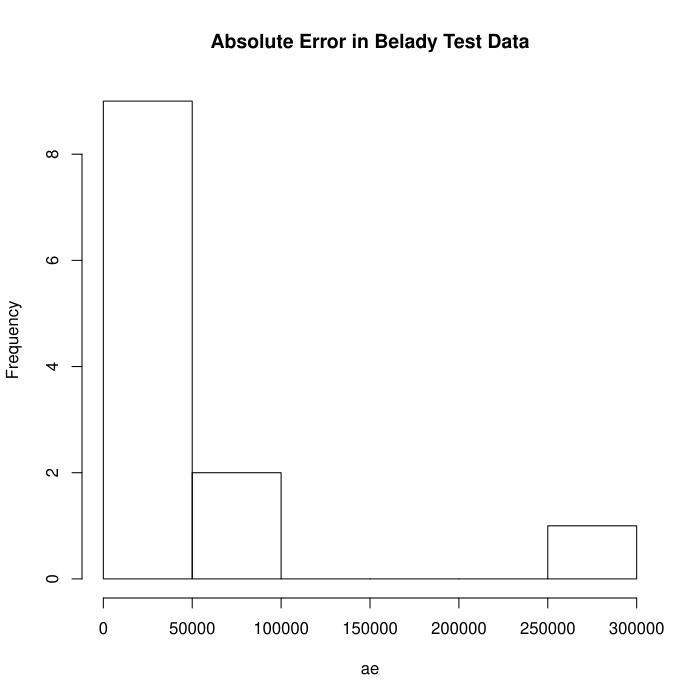

Here is the R script that generated this plot:
library(foreign)
 
gm_mean = function(x, na.rm=TRUE)
{
     exp(sum(log(x[x > 0]), na.rm = na.rm) / length(x))
}
 
## Get data from file.
 
belady <- read.arff("/home/dave/Git/PM/P1/effortEstimation/Belady/belady.arff")
samplesize <- floor(0.66*nrow(belady))
set.seed(012)
 
train_idx <- sample(seq_len(nrow(belady)), size = samplesize)
 
## Separate data into train and test data using the 1:3 proportion.
belady_train <- belady[train_idx, ]
belady_test <- belady[-train_idx, ]
 
## Analyze training data.
logbelady_size <- log(belady_train$size)
logbelady_effort <- log(belady_train$effort)
linmodel_logbelady_train <- lm(logbelady_effort ~ logbelady_size)
 
 
b0 <- linmodel_logbelady_train$coefficients[1]
b1 <- linmodel_logbelady_train$coefficients[2]
 
belady_size_test <- belady_test$size
realEffort <- belady_test$effort
predicted <- exp(b0+b1*log(belady_size_test))
 
err <- realEffort - predicted
ae <- abs(err)
hist(ae, main="Absolute Error in Belady Test Data")

gmar <- gm_mean(ae)

level_pred <- 0.25
lowpred <- realEffort*(1-level_pred)
uppred <- realEffort*(1+level_pred)

pred <- predicted <= uppred & predicted >= lowpred
Lpred <- sum(pred)/length(pred)
Lpred
gmar
